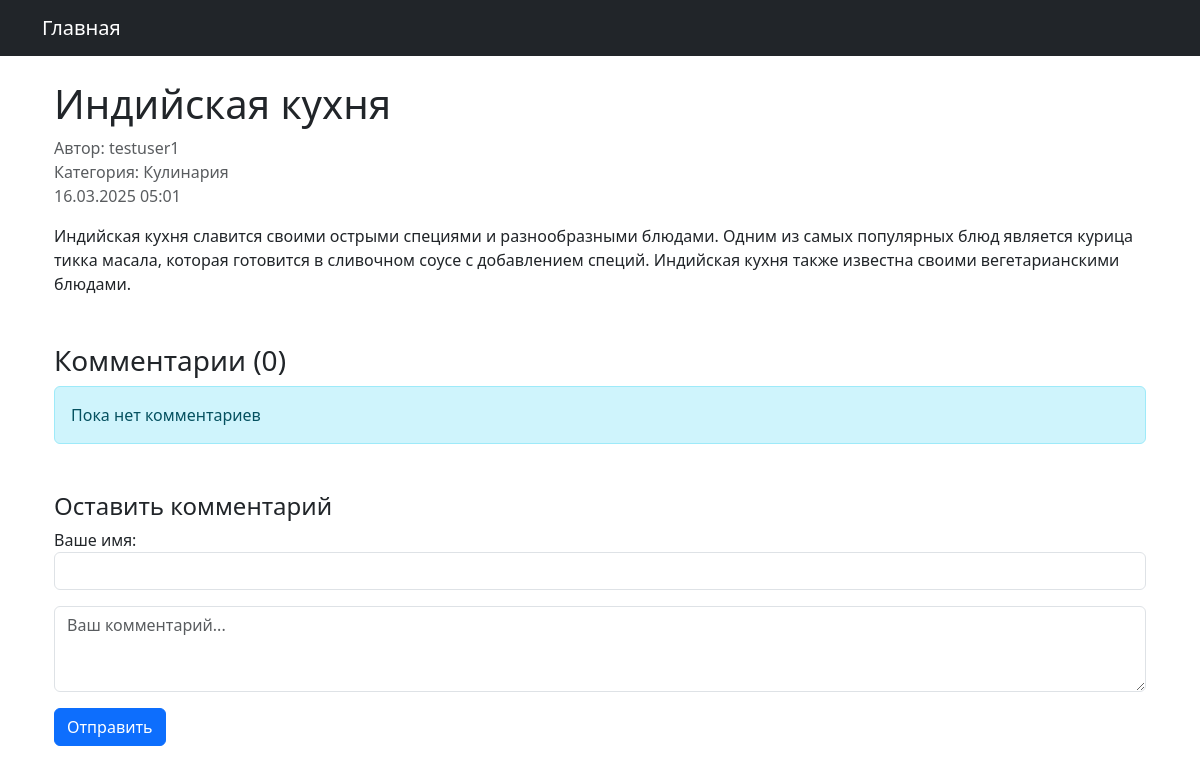
The page /article/12/ on the database its author committed.
### main/models.py (models this page shows, shortened)
class Article(models.Model):
    title = models.CharField(max_length=200, verbose_name="Заголовок")
    content = models.TextField(verbose_name="Текст статьи")
    author = models.ForeignKey(User, on_delete=models.CASCADE, verbose_name="Автор")
    created_date = models.DateTimeField(auto_now_add=True, verbose_name="Дата создания")
    updated_date = models.DateTimeField(auto_now=True, verbose_name="Дата обновления")
    image = models.ImageField(upload_to="articles/", null=True, blank=True, verbose_name="Изображение")
    category = models.ForeignKey(
        "Category",
        on_delete=models.SET_NULL,
        null=True,
        blank=True,
        verbose_name="Категория"
    )
    class Meta:
        ordering = ["-created_date"]

class Category(models.Model):
    name = models.CharField(max_length=100, verbose_name="Название")

### main/views.py (the view, shortened to what this page needs)
# urls.py: path("article/<int:pk>/", ArticleDetailView.as_view(), name="article_detail"),
class ArticleDetailView(DetailView):
    model = Article
    template_name = "article_detail.html"
    def get_context_data(self, **kwargs):
        context = super().get_context_data(**kwargs)
        context['form'] = CommentForm(user=self.request.user)
        return context

### main/forms.py (shortened to what this page needs)
class CommentForm(forms.ModelForm):
    guest_name = forms.CharField(
        required=False,
        label="Ваше имя",
        widget=forms.TextInput(attrs={'class': 'form-control'})
    )
    class Meta:
        model = Comment
        fields = ['content', 'guest_name']
    def __init__(self, *args, **kwargs):
        self.user = kwargs.pop('user', None)
        super().__init__(*args, **kwargs)
        if self.user and self.user.is_authenticated:
            del self.fields['guest_name']

### main/templates/article_detail.html (shortened to what this page needs)
{% extends "base.html" %}
{% block content %}
<div class="container mt-4">
    <h1>{{ article.title }}</h1>
    <p class="text-muted">
        Автор: {{ article.author.username }} <br>
        Категория: {{ article.category.name }} <br>
        {{ article.created_date|date:"d.m.Y H:i" }}
    </p>
    <div class="article-content mb-5">
        {{ article.content|linebreaks }}
    </div>
    <div class="comments-section">
        <h3>Комментарии ({{ article.comments.count }})</h3>
        {% for comment in article.comments.all %}
            <div class="card mb-3">
                <div class="card-body">
                    <div class="d-flex justify-content-between">
                        <span class="text-muted small">
                            {% firstof comment.user.username comment.guest_name %} ⇨
                            {{ comment.created_date|timesince }} назад
                        </span>
                    </div>
                    <p class="mt-2">{{ comment.content }}</p>
                </div>
            </div>
        {% empty %}
            <div class="alert alert-info">Пока нет комментариев</div>
        {% endfor %}
        <div class="comment-form mt-5">
            <h4>Оставить комментарий</h4>
                <form method="POST">
                    {% if not user.is_authenticated %}
                    <div class="mb-3">
                        {{ form.guest_name.label_tag }}
                        {{ form.guest_name }}
                    </div>
                    {% endif %}
                    <div class="mb-3">
                        <textarea
                            name="content"
                            class="form-control"
                            rows="3"
                            placeholder="Ваш комментарий..."
                            required
                        ></textarea>
                    </div>
                    <button type="submit" class="btn btn-primary">Отправить</button>
                </form>
        </div>
    </div>
</div>
{% endblock %}

### rows shown on the page
Article: title "Индийская кухня", author.username "testuser1", category.name "Кулинария", created_date "16.03.2025 05:01", content "Индийская кухня славится своими острыми специями и разнообразными блюдами. Одним из самых популярных блюд является курица тикка масала, которая готовится в сливочном соусе с добавлением специй. Индийская кухня также известна своими вегетарианскими блюдами.", comments.count "0"
